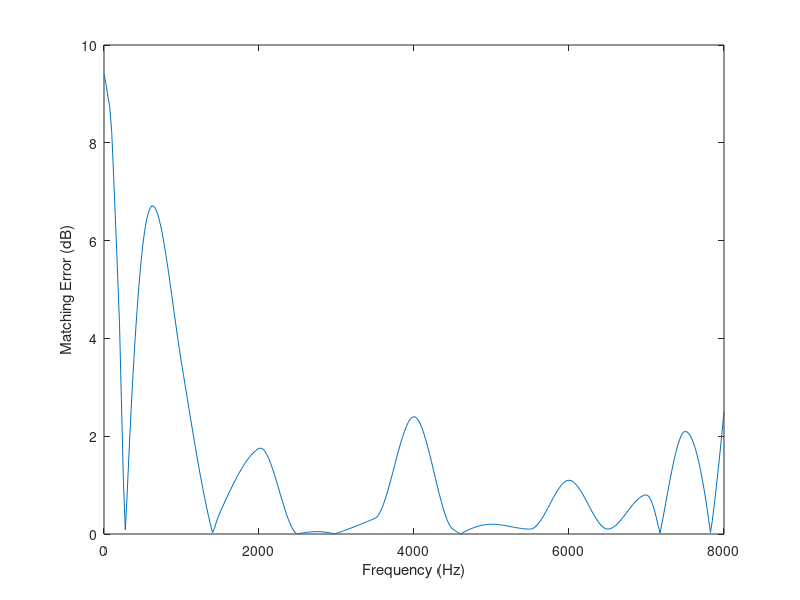

MATLAB code to generate this figure:
clc;
clear all;
%% Investigate the effects of the frequency bands
%Set up audiogram
Fh = 8000;
steps = 50;
audioX = [250 500 1000 2000 4000 8000];
audioConY = [-50 -45 -45 -60 -50 -60];
xq = 0:25:8000;
pCond = pchip(audioX, audioConY, xq);

audioNormY = [0 -8 -5 0 -10 0];
pNorm = pchip(audioX, audioNormY, xq);
% 
% figure;
% plot(xq, pNorm);
% hold on;
% plot(xq, pCond);
% xlabel('Frequency (Hz)');
% ylabel('Hearing Loss (dB)');
% legend('Normal', 'Conductive');

audioConY = -1*audioConY;

H3FA = (audioConY(2) + audioConY(3) + audioConY(4))/3;
X = 0.15*H3FA;
ki = [-17 -8 1 -1 -2 -2 -2];

IG = 1:length(audioConY);
for i=1:length(audioConY)
   IG(i) = X + (0.31*H3FA) + ki(i);
end

pIG = pchip(audioX, IG, xq);

% figure;
% plot(xq, pIG);
% xlabel('Frequency (Hz)');
% ylabel('Insertion Gain (dB)');

filtX = [25 50 100 200 250 500 1000 1500 2000 2500 3000 3500 4000 4500 5000 5500 6000 6500 7000 7500 8000];

band8 = [6.5 7.05 8.1 8.2 7.1 9.1 20.5 23.56 23.75 21.6 21.3 21.4 23.4 21.1 20.8 20.9 19.9 20.9 20.2 23.1 18.5];

pb8 = pchip(filtX, band8, xq);

matchError8 = abs(minus(pb8,  pIG));

figure;
plot(xq, matchError8);
xlabel('Frequency (Hz)');
ylabel('Matching Error (dB)');

meanError = mean(matchError8)
maxError = max(matchError8)


mean(pIG(241:281))
    

